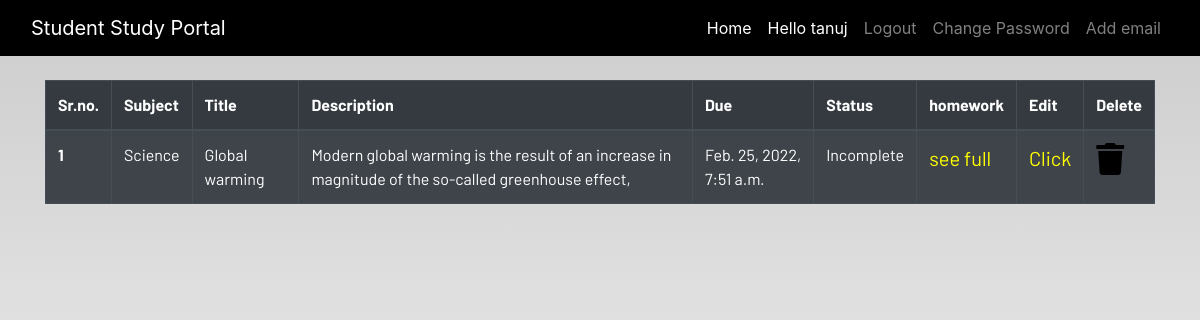
Page /display_homework (signed in) on the earlier database version.
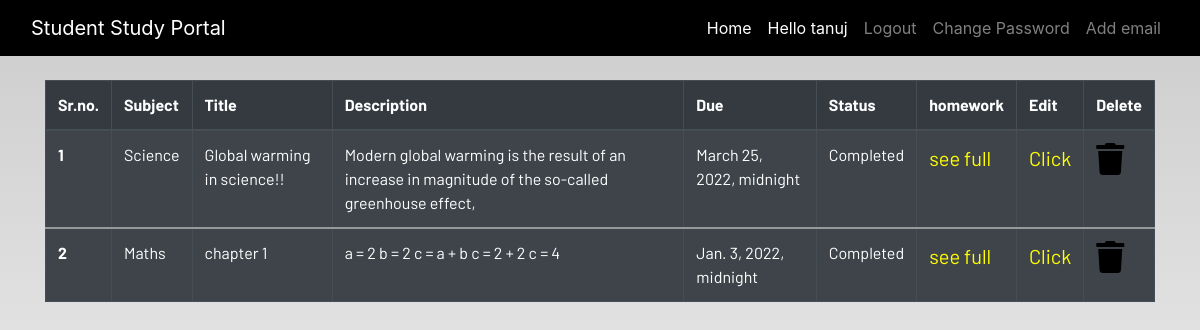
Same page on the later database version.
### dashboard/models.py (models this page shows, shortened)
class Homework(models.Model):
    user = models.ForeignKey(User, on_delete=models.CASCADE)
    subject = models.ForeignKey(Subject, on_delete=models.CASCADE)
    title = models.CharField(max_length=100)
    description = models.TextField()
    due_date = models.DateTimeField()
    status_choice = (
        ("Incomplete","Incomplete"),("Completed","Completed")
        )
    status = models.CharField(max_length=20,choices=status_choice,default='Incomplete')

class Subject(models.Model):
    subject = models.CharField(max_length=50)
    def __str__(self):
        return f"{self.subject}"

### dashboard/views.py (the view)
# urls.py: path('display_homework', views.HomeworkDisplayView.as_view(), name = "display_homework"),
class HomeworkDisplayView(ListView):
    model = Homework
    paginate_by = 12
    template_name = 'dashboard/homework_display.html'
    def get_context_data(self, **kwargs):
        context = super().get_context_data(**kwargs)
        homework = Homework.objects.filter(user = self.request.user )
        context = {'homework': homework}
        return context

### dashboard/templates/dashboard/homework_display.html (shortened to what this page needs)
{% extends 'dashboard/base.html' %}
{% load static %}
{% block content %}
<div class="container">
    <table class="table table-striped table-bordered table-hover table-dark">
        <thead>
            <tr>
                <th scope="col">Sr.no.</th>
                <th scope="col">Subject</th>
                <th scope="col">Title</th>
                <th scope="col">Description</th>
                <th scope="col">Due</th>
                <th scope="col">Status</th>
                <th scope="col">homework</th>
                <th scope="col">Edit</th>
                <th scope="col">Delete</th>
            </tr>
        </thead>
        {% for homework in homework %}
        <tbody>
            <tr>
                <th scope="row">{{forloop.counter}}</th>
                <td>{{homework.subject}}</td>
                <td>{{homework.title}}</td>
                <td>{{homework.description|slice:"0:100"}}</td>
                <td>{{ homework.due_date}}</td>
                <td>{{homework.status}}</td>
                <td><a href = "{% url 'homework_detail' homework.id %}" style = "color:yellow;font-size:20px;">see full</a></td>
                <td><a href="{% url 'update_homework' homework.id %}" style = "color:yellow;font-size:20px;" >Click</a></td>
                <td><a href="{% url 'delete_homework' homework.id %}"><i class="fa fa-trash fa-2x"></i></a></td>
            </tr>
            {% endfor %}
        </tbody>
    </table>
</div>
{% endblock content %}

### dashboard/templates/dashboard/base.html (shortened to what this page needs)
<!DOCTYPE html>
{% load static %}
<html lang="en">
<head>
  <link rel="stylesheet" href="https://stackpath.bootstrapcdn.com/bootstrap/4.3.1/css/bootstrap.min.css"
 />
  <link rel="stylesheet" href="https://use.fontawesome.com/releases/v5.7.2/css/all.css"
 />
  <link rel="stylesheet" href="{% static 'css/main.css' %}" />
</head>
<body>
  <header>
    <nav class="navbar navbar-expand-lg navbar-dark bg-dark">
      <div class="container-fluid">
        <a class="navbar-brand" href="#">Student Study Portal</a>
        <div class="collapse navbar-collapse justify-content-end" id="navbarSupportedContent">
          <ul class="navbar-nav mb-2 mb-lg-0">
            {% if user.is_authenticated %}
            <li class="nav-item">
              <a class="nav-link active" aria-current="page" href="{% url 'home_authenticated'%}">Home</a>
            </li>
            <li class="nav-item">
              <a class="nav-link active" href="#">Hello {{user}}</a>
            </li>
            <li class="nav-item">
              <a class="nav-link" href="{% url 'account_logout' %}">Logout</a>
            </li>
            <li class="nav-item">
              <a class="nav-link" href="{% url 'account_change_password' %}">Change Password</a>
            </li>
            <li class="nav-item">
              <a class="nav-link" href="{% url 'account_email' %}">Add email</a>
            </li>
            {% endif %}
          </ul>
        </div>
      </div>
    </nav>
  </header>
  <br />
  <main>
    {% block content %}
    {% endblock content %}
  </main>
</body>
</html>

### dashboard/static/css/main.css (style rules this page uses)
html { scroll-behavior: smooth; height: 100%; width: 100%; }
main { font-family: Barlow, Quicksand, Rubik, sans-serif, serif, 'Times New Roman', Times, serif !important; }
.navbar { background-color: rgb(0, 0, 0) !important; }
a { text-decoration: none !important; color: black; }
html, body { max-width: 100%; overflow-x: hidden; height: 100%; width: 100%; }
body { background: linear-gradient(rgba(0, 0, 0, 0.2), rgba(255, 255, 255, 0.5)); overflow-x: hidden; background-repeat: no-repeat; }
.fa { color: black; }

Differences in the rows shown:
changed Homework "Science": title "Global warming" → "Global warming in science!!"; due_date "Feb. 25, 2022, 7:51 a.m." → "March 25, 2022, midnight"; status "Incomplete" → "Completed"
added Homework: subject "Maths", title "chapter 1", description "a = 2 b = 2 c = a + b c = 2 + 2 c = 4", due_date "Jan. 3, 2022, midnight", status "Completed"
